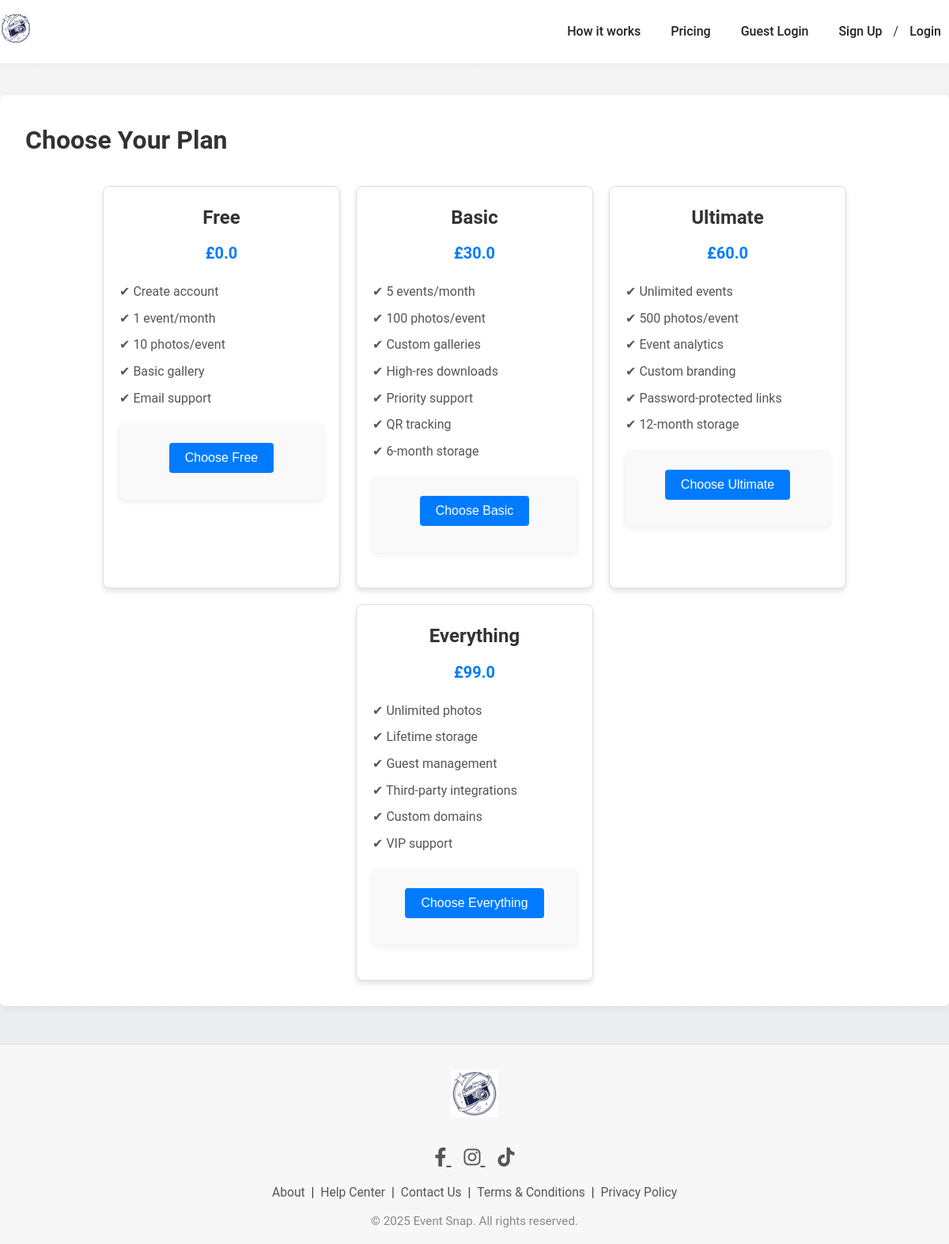
/pricing, run on the app's committed database.
### app/models/models.py (models this page shows)
class Pricing(SQLModel, table=True):
    id: Optional[int] = Field(default=None, primary_key=True)
    tier: str  # e.g., "Free", "Basic", "Ultimate", "Everything"
    price: float  # e.g., 0.0, 30.0, 60.0, 99.0
    features: str  # JSON or comma-separated list of features
    events: List["Event"] = Relationship(back_populates="pricing")
    billings: List["Billing"] = Relationship(back_populates="pricing")
    users: List["User"] = Relationship(back_populates="pricing")

### app/api/v1/page.py (the view)
@page_router.get("/pricing")
async def pricing_page(request: Request):
    user = get_logged_in_user(request)
    with SessionLocal() as session:
        pricing = session.exec(select(Pricing)).all()
    return templates.TemplateResponse("pricing.html", {"request": request, "pricing": pricing, "user": user})

### app/api/v1/page.py (called while the page is built, shortened)
def get_logged_in_user(request: Request):
    token = request.cookies.get("session_token")
    if not token:
        return None

### app/db/session.py (called while the page is built)
def SessionLocal():
    return Session(engine)

### app/templates/pricing.html (shortened to what this page needs)
{% extends "base.html" %}
{% block content %}
<div class="container pricing-container">
    <h1 class="pricing-title">Choose Your Plan</h1>
    <div class="pricing-table">
        {% for tier in pricing %}
        <div class="pricing-tier">
            <h2 class="pricing-tier-title">{{ tier.tier }}</h2>
            <p class="pricing-tier-price">£{{ tier.price }}</p>
            <ul class="pricing-tier-features">
                {% for feature in tier.features.split(",") %}
                <li class="pricing-feature">✔ {{ feature }}</li>
                {% endfor %}
            </ul>
            {% if user and user.pricing_id == tier.id %}
            <button disabled class="current-plan">Current Plan</button>
            {% else %}
            <form method="post" action="/auth/choose-plan">
                <button type="submit" class="primary-btn">Choose {{ tier.tier }}</button>
            </form>
            {% endif %}
        </div>
        {% endfor %}
    </div>
</div>
{% endblock %}

### app/templates/base.html (shortened to what this page needs)
<!DOCTYPE html>
<html lang="en">
<head>
    <link rel="stylesheet" href="/static/css/styles.css">
    <link rel="stylesheet" href="https://cdnjs.cloudflare.com/ajax/libs/font-awesome/6.0.0-beta3/css/all.min.css">
</head>
<body>
    <header>
        <div class="logo">
            <a href="/"><img src="/static/images/logo-placeholder.png" alt="{{ WEBSITE_NAME }}" style="height:40px;"></a>
        </div>
        <nav>
            <ul>
                <li><a href="/how-it-works">How it works</a></li>
                <li><a href="/pricing">Pricing</a></li>
                {% if user %}
                    <li>
                        <a href="/auth/profile" title="Profile" style="padding: 0 8px;">
                            <svg xmlns="http://www.w3.org/2000/svg" height="24" width="24" style="vertical-align: middle;">
                                <circle cx="12" cy="8" r="4" fill="#888"/>
                                <ellipse cx="12" cy="18" rx="7" ry="4" fill="#888"/>
                            </svg>
                        </a>
                    </li>
                    <li><a href="/auth/logout" class="logout">Logout</a></li>
                {% else %}
    <li><a href="/guest-login">Guest Login</a></li>
    <li><a href="/sign-up">Sign Up</a> / <a href="/auth/login">Login</a></li>
{% endif %}
            </ul>
        </nav>
    </header>
    <main>
        {% block content %}{% endblock %}
    </main>
    <footer>
        <div class="footer-logo">
            <img src="/static/images/logo-placeholder.png" alt="{{ WEBSITE_NAME }}" style="height:60px;">
        </div>
        <div class="footer-social">
            <a href="{{ FACEBOOK_URL }}" target="_blank" title="Facebook">
                <i class="fab fa-facebook-f"></i>
            </a>
            <a href="{{ INSTAGRAM_URL }}" target="_blank" title="Instagram">
                <i class="fab fa-instagram"></i>
            </a>
            <a href="{{ TIKTOK_URL }}" target="_blank" title="TikTok">
                <i class="fab fa-tiktok"></i>
            </a>
        </div>
        <div class="footer-links">
            <a href="/about">About</a> |
            <a href="/help-center">Help Center</a> |
            <a href="/contact-us">Contact Us</a> |
            <a href="/terms-and-conditions">Terms & Conditions</a> |
            <a href="/privacy-policy">Privacy Policy</a>
        </div>
        <div class="footer-copyright">
            &copy; {{ current_year }} {{ WEBSITE_NAME }}. All rights reserved.
        </div>
    </footer>
</body>
</html>

### app/static/css/styles.css (style rules this page uses)
:root { --primary: #0077cc; --primary-dark: #005fa3; --secondary: #f3f3f3; --danger: #b00; --success: #090; --radius: 6px; --shadow: 0 2px 8px rgba(0,0,0,0.08); }
*, *::before, *::after { box-sizing: border-box; margin: 0; padding: 0; }
body { font-family: 'Roboto', Arial, sans-serif; background: linear-gradient(to bottom, #f4f4f4, #e9ecef); color: #333; line-height: 1.6; }
.container { max-width: 600px; margin: 40px auto; background: #fff; border-radius: var(--radius); box-shadow: var(--shadow); padding: 32px; }
h1, h2 { margin-bottom: 1em; }
form { background: #f9f9f9; border-radius: var(--radius); box-shadow: var(--shadow); padding: 24px; margin-bottom: 24px; }
button, .primary-btn, .secondary-btn { padding: 10px 22px; border-radius: var(--radius); border: none; font-size: 1em; cursor: pointer; margin-bottom: 10px; }
.primary-btn { background: var(--primary); color: #fff; }
header { background: #fff; box-shadow: 0 2px 8px rgba(0,0,0,0.04); padding: 16px 0; margin-bottom: 32px; display: flex; align-items: center; justify-content: space-between; flex-wrap: wrap; }
header .logo img { height: 40px; }
header nav ul { list-style: none; display: flex; gap: 18px; margin: 0; padding: 0; align-items: center; }
header nav ul li { display: inline-block; }
header nav ul li a, header nav ul li .logout { color: #222; text-decoration: none; font-weight: 500; padding: 6px 10px; border-radius: 4px; transition: background 0.2s; }
footer { background: #f7f7f7; padding: 32px 0 16px 0; text-align: center; margin-top: 48px; border-top: 1px solid #e0e0e0; }
.footer-logo img { height: 60px; margin-bottom: 12px; }
.footer-social { margin: 12px 0; }
.footer-social a { color: #555; font-size: 1.5em; margin: 0 8px; transition: color 0.2s; }
.footer-links { margin: 12px 0; font-size: 0.98em; }
.footer-links a { color: #555; text-decoration: none; margin: 0 4px; }
.footer-copyright { color: #888; font-size: 0.95em; margin-top: 8px; }
.pricing-container { max-width: 1200px; margin: 40px auto; background: #fff; border-radius: var(--radius); box-shadow: var(--shadow); padding: 32px; }
.pricing-table { display: flex; justify-content: center; gap: 20px; flex-wrap: wrap; margin-top: 20px; }
.pricing-tier { border: 1px solid #ddd; border-radius: 8px; padding: 20px; width: 300px; text-align: center; box-shadow: 0 4px 6px rgba(0, 0, 0, 0.1); background-color: #fff; transition: transform 0.3s ease, box-shadow 0.3s ease; }
.pricing-tier-title { font-size: 24px; margin-bottom: 10px; color: #333; }
.pricing-tier-price { font-size: 20px; font-weight: bold; margin-bottom: 20px; color: #007bff; }
.pricing-tier-features { list-style: none; padding: 0; text-align: left; margin-bottom: 20px; }
.pricing-tier-features li { margin-bottom: 8px; font-size: 16px; color: #555; }
.primary-btn { background-color: #007bff; color: #fff; padding: 10px 20px; border: none; border-radius: 4px; cursor: pointer; font-size: 16px; transition: background-color 0.3s ease; }

### data on the page
Pricing: tier "Free", price "0.0", feature "Create account" "1 event/month" "10 photos/event" "Basic gallery" "Email support"
Pricing: tier "Basic", price "30.0", feature "5 events/month" "100 photos/event" "Custom galleries" "High-res downloads" "Priority support" "QR tracking" "6-month storage"
Pricing: tier "Ultimate", price "60.0", feature "Unlimited events" "500 photos/event" "Event analytics" "Custom branding" "Password-protected links" "12-month storage"
Pricing: tier "Everything", price "99.0", feature "Unlimited photos" "Lifetime storage" "Guest management" "Third-party integrations" "Custom domains" "VIP support"

### other printed values
{{ current_year }} "2025"
{{ WEBSITE_NAME }} "Event Snap"
